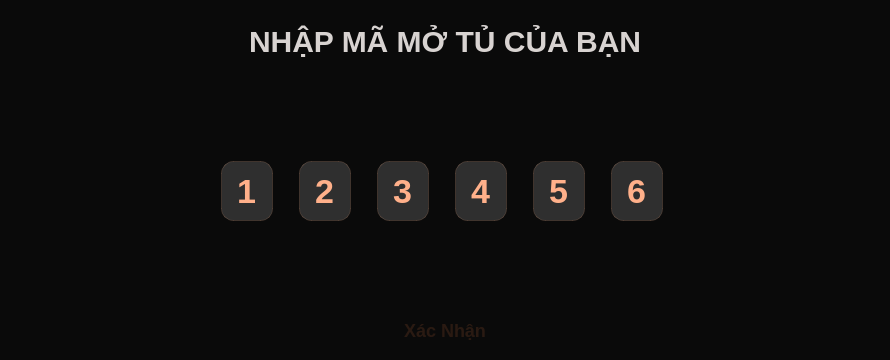
<?xml version="1.0" encoding="UTF-8"?>
<ui version="4.0">
 <class>OTPInput</class>
 <widget class="QWidget" name="OTPInput">
  <property name="geometry">
   <rect>
    <x>0</x>
    <y>0</y>
    <width>890</width>
    <height>360</height>
   </rect>
  </property>
  <property name="windowTitle">
   <string>Form</string>
  </property>
  <property name="styleSheet">
   <string notr="true">#OTPInput{
    background: #0A0A0A;
}
#labelTitle {
    color: #D8D3D1;
    font-size: 30px;
    font-weight: 700;
    font-family: &quot;Segoe UI&quot;;
    background: transparent;
}
#pinRowFrame {
    background: transparent;
}
#digit1, #digit2, #digit3, #digit4, #digit5, #digit6 {
    background-color: rgba(52, 52, 52, 0.88);
    border: 1px solid rgba(255, 176, 137, 0.16);
    border-radius: 12px;
    color: #FFB08A;
    font-size: 34px;
    font-weight: 700;
    font-family: &quot;Segoe UI&quot;;
}
#btnConfirm {
    background-color: qlineargradient(
        x1:0, y1:0, x2:1, y2:0,
        stop:0 #FF7A1A,
        stop:1 #F5B08D
    );
    border: none;
    border-radius: 16px;
    color: #2A1A12;
    font-size: 18px;
    font-weight: 700;
    font-family: &quot;Segoe UI&quot;;
    padding: 8px 20px;
}

#btnConfirm:hover {
    background-color: qlineargradient(
        x1:0, y1:0, x2:1, y2:0,
        stop:0 #FF8A32,
        stop:1 #F7BA9B
    );
}

#btnConfirm:pressed {
    padding-top: 10px;
    padding-bottom: 6px;
}</string>
  </property>
  <layout class="QVBoxLayout" name="verticalLayout_2">
   <item>
    <layout class="QVBoxLayout" name="verticalLayout">
     <item>
      <layout class="QHBoxLayout" name="horizontalLayout_4">
       <item>
        <spacer name="horizontalSpacer_3">
         <property name="orientation">
          <enum>Qt::Orientation::Horizontal</enum>
         </property>
         <property name="sizeHint" stdset="0">
          <size>
           <width>40</width>
           <height>20</height>
          </size>
         </property>
        </spacer>
       </item>
       <item>
        <widget class="QLabel" name="labelTitle">
         <property name="maximumSize">
          <size>
           <width>16777215</width>
           <height>60</height>
          </size>
         </property>
         <property name="text">
          <string>NHẬP MÃ MỞ TỦ CỦA BẠN</string>
         </property>
        </widget>
       </item>
       <item>
        <spacer name="horizontalSpacer_4">
         <property name="orientation">
          <enum>Qt::Orientation::Horizontal</enum>
         </property>
         <property name="sizeHint" stdset="0">
          <size>
           <width>40</width>
           <height>20</height>
          </size>
         </property>
        </spacer>
       </item>
      </layout>
     </item>
     <item>
      <layout class="QHBoxLayout" name="horizontalLayout_5">
       <item>
        <spacer name="horizontalSpacer_5">
         <property name="orientation">
          <enum>Qt::Orientation::Horizontal</enum>
         </property>
         <property name="sizeType">
          <enum>QSizePolicy::Policy::Fixed</enum>
         </property>
         <property name="sizeHint" stdset="0">
          <size>
           <width>180</width>
           <height>20</height>
          </size>
         </property>
        </spacer>
       </item>
       <item>
        <widget class="QFrame" name="pinRowFrame">
         <property name="frameShape">
          <enum>QFrame::Shape::StyledPanel</enum>
         </property>
         <property name="frameShadow">
          <enum>QFrame::Shadow::Raised</enum>
         </property>
         <layout class="QHBoxLayout" name="horizontalLayout_2">
          <item>
           <widget class="QLineEdit" name="digit2">
            <property name="maximumSize">
             <size>
              <width>52</width>
              <height>60</height>
             </size>
            </property>
            <property name="text">
             <string>1</string>
            </property>
            <property name="maxLength">
             <number>1</number>
            </property>
            <property name="alignment">
             <set>Qt::AlignmentFlag::AlignCenter</set>
            </property>
           </widget>
          </item>
          <item>
           <widget class="QLineEdit" name="digit3">
            <property name="maximumSize">
             <size>
              <width>52</width>
              <height>60</height>
             </size>
            </property>
            <property name="text">
             <string>2</string>
            </property>
            <property name="maxLength">
             <number>1</number>
            </property>
            <property name="alignment">
             <set>Qt::AlignmentFlag::AlignCenter</set>
            </property>
           </widget>
          </item>
          <item>
           <widget class="QLineEdit" name="digit4">
            <property name="maximumSize">
             <size>
              <width>52</width>
              <height>60</height>
             </size>
            </property>
            <property name="text">
             <string>3</string>
            </property>
            <property name="maxLength">
             <number>1</number>
            </property>
            <property name="alignment">
             <set>Qt::AlignmentFlag::AlignCenter</set>
            </property>
           </widget>
          </item>
          <item>
           <widget class="QLineEdit" name="digit6">
            <property name="maximumSize">
             <size>
              <width>52</width>
              <height>60</height>
             </size>
            </property>
            <property name="text">
             <string>4</string>
            </property>
            <property name="maxLength">
             <number>1</number>
            </property>
            <property name="alignment">
             <set>Qt::AlignmentFlag::AlignCenter</set>
            </property>
           </widget>
          </item>
          <item>
           <widget class="QLineEdit" name="digit5">
            <property name="maximumSize">
             <size>
              <width>52</width>
              <height>60</height>
             </size>
            </property>
            <property name="text">
             <string>5</string>
            </property>
            <property name="maxLength">
             <number>1</number>
            </property>
            <property name="alignment">
             <set>Qt::AlignmentFlag::AlignCenter</set>
            </property>
           </widget>
          </item>
          <item>
           <widget class="QLineEdit" name="digit1">
            <property name="maximumSize">
             <size>
              <width>52</width>
              <height>60</height>
             </size>
            </property>
            <property name="text">
             <string>6</string>
            </property>
            <property name="maxLength">
             <number>1</number>
            </property>
            <property name="alignment">
             <set>Qt::AlignmentFlag::AlignCenter</set>
            </property>
           </widget>
          </item>
         </layout>
        </widget>
       </item>
       <item>
        <spacer name="horizontalSpacer_7">
         <property name="orientation">
          <enum>Qt::Orientation::Horizontal</enum>
         </property>
         <property name="sizeType">
          <enum>QSizePolicy::Policy::Fixed</enum>
         </property>
         <property name="sizeHint" stdset="0">
          <size>
           <width>180</width>
           <height>20</height>
          </size>
         </property>
        </spacer>
       </item>
      </layout>
     </item>
     <item>
      <layout class="QHBoxLayout" name="horizontalLayout_3">
       <item>
        <spacer name="horizontalSpacer">
         <property name="orientation">
          <enum>Qt::Orientation::Horizontal</enum>
         </property>
         <property name="sizeType">
          <enum>QSizePolicy::Policy::Fixed</enum>
         </property>
         <property name="sizeHint" stdset="0">
          <size>
           <width>180</width>
           <height>20</height>
          </size>
         </property>
        </spacer>
       </item>
       <item>
        <widget class="QPushButton" name="btnConfirm">
         <property name="text">
          <string>Xác Nhận</string>
         </property>
        </widget>
       </item>
       <item>
        <spacer name="horizontalSpacer_2">
         <property name="orientation">
          <enum>Qt::Orientation::Horizontal</enum>
         </property>
         <property name="sizeType">
          <enum>QSizePolicy::Policy::Fixed</enum>
         </property>
         <property name="sizeHint" stdset="0">
          <size>
           <width>180</width>
           <height>20</height>
          </size>
         </property>
        </spacer>
       </item>
      </layout>
     </item>
    </layout>
   </item>
  </layout>
 </widget>
 <resources/>
 <connections/>
</ui>
